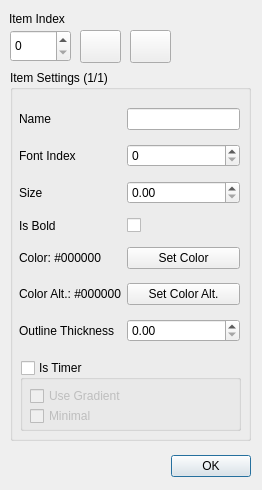
<?xml version="1.0" encoding="UTF-8"?>
<ui version="4.0">
 <class>Dialog</class>
 <widget class="QDialog" name="Dialog">
  <property name="geometry">
   <rect>
    <x>0</x>
    <y>0</y>
    <width>262</width>
    <height>490</height>
   </rect>
  </property>
  <property name="windowTitle">
   <string>Dialog</string>
  </property>
  <widget class="QDialogButtonBox" name="buttonBox">
   <property name="geometry">
    <rect>
     <x>10</x>
     <y>450</y>
     <width>241</width>
     <height>32</height>
    </rect>
   </property>
   <property name="orientation">
    <enum>Qt::Orientation::Horizontal</enum>
   </property>
   <property name="standardButtons">
    <set>QDialogButtonBox::StandardButton::Ok</set>
   </property>
  </widget>
  <widget class="QLabel" name="label_19">
   <property name="geometry">
    <rect>
     <x>9</x>
     <y>10</y>
     <width>71</width>
     <height>18</height>
    </rect>
   </property>
   <property name="text">
    <string>Item Index</string>
   </property>
  </widget>
  <widget class="QPushButton" name="pushButton_4">
   <property name="geometry">
    <rect>
     <x>80</x>
     <y>30</y>
     <width>41</width>
     <height>33</height>
    </rect>
   </property>
   <property name="text">
    <string/>
   </property>
   <property name="icon">
    <iconset theme="QIcon::ThemeIcon::ListAdd"/>
   </property>
  </widget>
  <widget class="QSpinBox" name="spinBox_16">
   <property name="geometry">
    <rect>
     <x>10</x>
     <y>30</y>
     <width>61</width>
     <height>32</height>
    </rect>
   </property>
  </widget>
  <widget class="QPushButton" name="pushButton_3">
   <property name="geometry">
    <rect>
     <x>130</x>
     <y>30</y>
     <width>41</width>
     <height>33</height>
    </rect>
   </property>
   <property name="text">
    <string/>
   </property>
   <property name="icon">
    <iconset theme="QIcon::ThemeIcon::ListRemove"/>
   </property>
  </widget>
  <widget class="QGroupBox" name="groupBox">
   <property name="geometry">
    <rect>
     <x>10</x>
     <y>70</y>
     <width>241</width>
     <height>371</height>
    </rect>
   </property>
   <property name="title">
    <string>Item Settings (1/1)</string>
   </property>
   <widget class="QWidget" name="gridLayoutWidget">
    <property name="geometry">
     <rect>
      <x>9</x>
      <y>30</y>
      <width>221</width>
      <height>254</height>
     </rect>
    </property>
    <layout class="QGridLayout" name="gridLayout">
     <item row="3" column="0">
      <widget class="QLabel" name="label_2">
       <property name="text">
        <string>Is Bold</string>
       </property>
      </widget>
     </item>
     <item row="6" column="0">
      <widget class="QLabel" name="label_5">
       <property name="text">
        <string>Outline Thickness</string>
       </property>
      </widget>
     </item>
     <item row="2" column="0">
      <widget class="QLabel" name="label_16">
       <property name="text">
        <string>Size</string>
       </property>
      </widget>
     </item>
     <item row="0" column="1">
      <widget class="QLineEdit" name="lineEdit"/>
     </item>
     <item row="4" column="1">
      <widget class="QPushButton" name="pushButton">
       <property name="text">
        <string>Set Color</string>
       </property>
      </widget>
     </item>
     <item row="5" column="0">
      <widget class="QLabel" name="label_4">
       <property name="text">
        <string>Color Alt.: #000000</string>
       </property>
      </widget>
     </item>
     <item row="5" column="1">
      <widget class="QPushButton" name="pushButton_2">
       <property name="text">
        <string>Set Color Alt.</string>
       </property>
      </widget>
     </item>
     <item row="1" column="1">
      <widget class="QSpinBox" name="spinBox_15"/>
     </item>
     <item row="0" column="0">
      <widget class="QLabel" name="label">
       <property name="text">
        <string>Name</string>
       </property>
      </widget>
     </item>
     <item row="3" column="1">
      <widget class="QCheckBox" name="checkBox">
       <property name="text">
        <string/>
       </property>
      </widget>
     </item>
     <item row="6" column="1">
      <widget class="QDoubleSpinBox" name="doubleSpinBox_2"/>
     </item>
     <item row="2" column="1">
      <widget class="QDoubleSpinBox" name="doubleSpinBox">
       <property name="singleStep">
        <double>0.100000000000000</double>
       </property>
      </widget>
     </item>
     <item row="4" column="0">
      <widget class="QLabel" name="label_3">
       <property name="text">
        <string>Color: #000000</string>
       </property>
      </widget>
     </item>
     <item row="1" column="0">
      <widget class="QLabel" name="label_15">
       <property name="text">
        <string>Font Index</string>
       </property>
      </widget>
     </item>
    </layout>
   </widget>
   <widget class="QGroupBox" name="groupBox_2">
    <property name="geometry">
     <rect>
      <x>10</x>
      <y>290</y>
      <width>221</width>
      <height>71</height>
     </rect>
    </property>
    <property name="title">
     <string>Is Timer</string>
    </property>
    <property name="checkable">
     <bool>true</bool>
    </property>
    <property name="checked">
     <bool>false</bool>
    </property>
    <widget class="QCheckBox" name="checkBox_2">
     <property name="geometry">
      <rect>
       <x>10</x>
       <y>25</y>
       <width>120</width>
       <height>22</height>
      </rect>
     </property>
     <property name="text">
      <string>Use Gradient</string>
     </property>
    </widget>
    <widget class="QCheckBox" name="checkBox_3">
     <property name="geometry">
      <rect>
       <x>10</x>
       <y>45</y>
       <width>120</width>
       <height>22</height>
      </rect>
     </property>
     <property name="text">
      <string>Minimal</string>
     </property>
    </widget>
   </widget>
  </widget>
 </widget>
 <resources/>
 <connections>
  <connection>
   <sender>buttonBox</sender>
   <signal>accepted()</signal>
   <receiver>Dialog</receiver>
   <slot>accept()</slot>
   <hints>
    <hint type="sourcelabel">
     <x>248</x>
     <y>254</y>
    </hint>
    <hint type="destinationlabel">
     <x>157</x>
     <y>274</y>
    </hint>
   </hints>
  </connection>
  <connection>
   <sender>buttonBox</sender>
   <signal>rejected()</signal>
   <receiver>Dialog</receiver>
   <slot>reject()</slot>
   <hints>
    <hint type="sourcelabel">
     <x>316</x>
     <y>260</y>
    </hint>
    <hint type="destinationlabel">
     <x>286</x>
     <y>274</y>
    </hint>
   </hints>
  </connection>
 </connections>
</ui>
